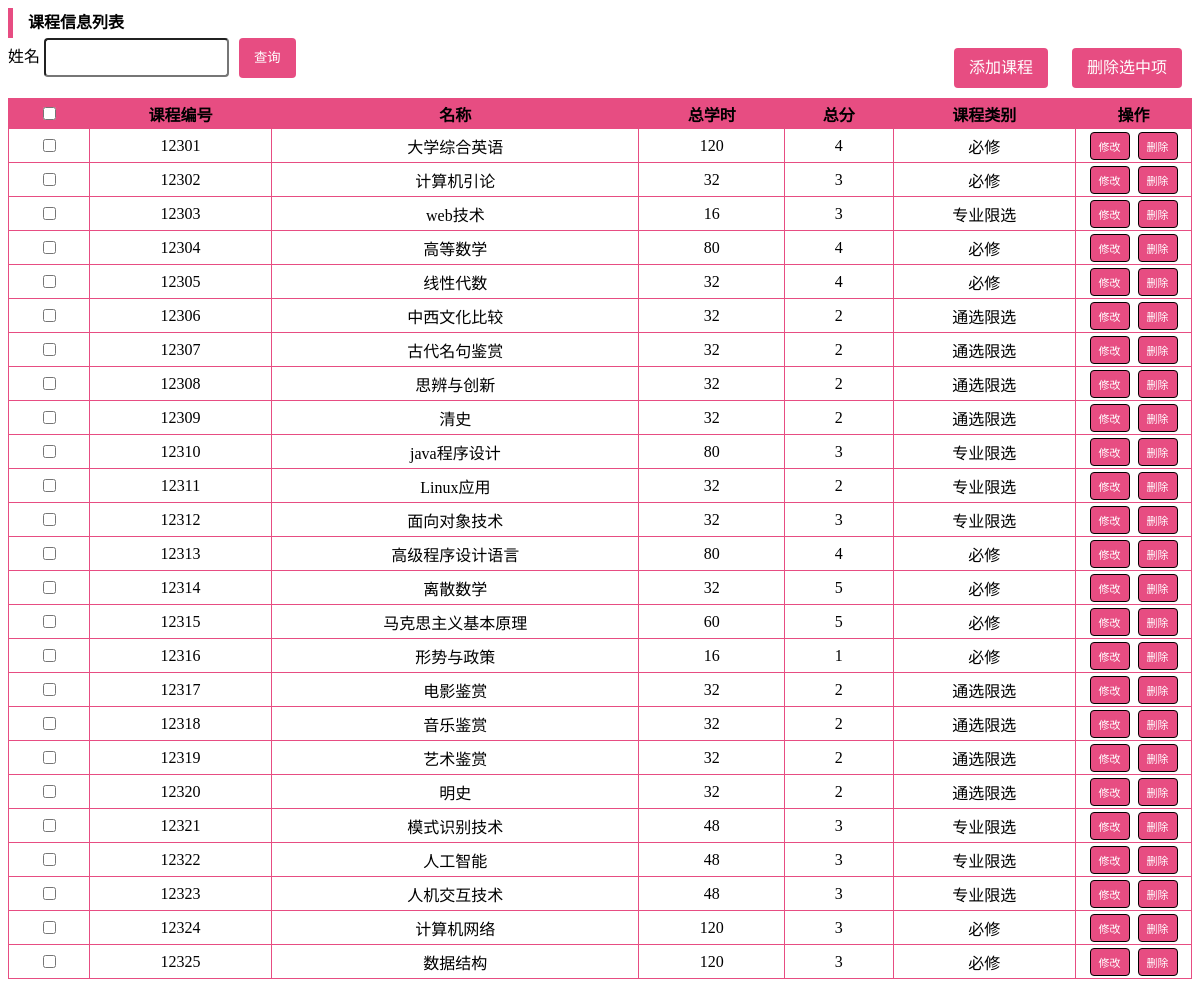
The app's page /kechenglist with its own data.
### tables this page shows
CREATE TABLE t_course_info(
course_num char(5) primary key,
course_name nvarchar(20),
total_hours int,
credit int,
course_type nvarchar(4) check(course_type in ('必修','专业限选','通选限选'))
);

### web.py (the view)
@app.route('/kechenglist', methods=['POST', 'GET'])
def kechenglist():
    r = request.args.get('result', '')
    result,_ = GetSql2("select * from t_course_info")
    print(result)
    return render_template("man_kecheng_cap.html", results=result, result=r)

### sql/sqlite3.py (called while the page is built)
def OpenDatabase():
    database = "./sql/database.db"
    conn = sqlite3.connect(database)
    return conn

def GetSql(conn, sql):
    cur = conn.cursor()
    cur.execute(sql)
    fields = []
    for field in cur.description:
        fields.append(field[0])
    result = cur.fetchall()
    cur.close()
    return result, fields

def CloseDb(conn):
    conn.close()

def GetSql2(sql):
    conn = OpenDatabase()
    result, fields = GetSql(conn, sql)
    CloseDb(conn)
    return result, fields

### templates/man_kecheng_cap.html (shortened to what this page needs)
<!DOCTYPE html>
<html lang="en">
<head>
    <link rel="stylesheet" type="text/css" href="static/css/manager.css">
</head>
<body class="mybody">
    <div class="mydiv">
        <div style="font-family:'Times New Roman';line-height: 30px;overflow-y: hidden;clear: both;">
            <div style="font-family:'Times New Roman';float: left;width: 5px;height: 30px;background: RGBA(231, 77, 130, 1);"></div>
            <span style="font-family:'Times New Roman';float: left;margin-left: 15px;font-weight: bold;">课程信息列表</span>
        </div>
        <div class="head">
            <div style="font-family:'Times New Roman';float:left;">
                <form class="form-inline" action="{{url_for('selectCourse')}}" method="post">
                    <div class="form-group">
                        <label for="kehao">姓名</label>
                        <input type="text" name="姓名">
                    </div>
                    <button type="submit" class="button_cha rtbtn">查询</button>
                </form>
            </div>
            <div style="font-family:'Times New Roman';float:right;">
                <a class="button rtbtn" href="{{url_for('add_kecheng')}}">添加课程</a>
                <a class="button rtbtn" href="javascript:void(0);" id="delselected">删除选中项</a>
            </div>
        </div>
        <form id="form" action="{{url_for('deleteCource')}}" method="post">
            <table border="1" class="table">
                <tr class="tr">
                    <th class="myth"><input type="checkbox" id="firstcb"></th>
                    <th class="myth">课程编号</th>
                    <th class="myth">名称</th>
                    <th class="myth">总学时</th>
                    <th class="myth">总分</th>
                    <th class="myth">课程类别</th>
                    <th style="font-family:'Times New Roman';width: 101px">操作</th>
                </tr>
                {% for r in results %}
                <tr>
                    <td class="mytd"><input type="checkbox" name="couid" value="{{r[0]}}+{{r[1]}}+{{r[2]}}"></td>
                    <td class="mytd">{{r[0]}}</td>
                    <td class="mytd">{{r[1]}}</td>
                    <td class="mytd">{{r[2]}}</td>
                    <td class="mytd">{{r[3]}}</td>
                    <td class="mytd">{{r[4]}}</td>
                    <td class="mytd"><a href="{{url_for('updateCourcePage')}}?kehao={{r[0]}}&kexuhao={{r[1]}}&tea={{r[2]}}" class="buttons rtbtn2">修改</a>&nbsp;
                        <a class="buttons rtbtn2" href="{{url_for('deleteCource')}}?kehao={{r[0]}}&kexuhao={{r[1]}}&tea={{r[2]}}">删除</a></td>
                    </tr>
                    {% endfor %}
                </table>
            </form>
        </div>
</body>
</html>

### static/css/manager.css (style rules this page uses)
.head { width:100%; clear:both; }
.table { width:100%; border-collapse:collapse; clear:both; }
.table td, .table th { border:1px solid RGBA(231, 77, 130, 1); padding:3px 7px 2px 7px; text-align: center; }
.table th { background-color: RGBA(231, 77, 130, 1); }
.button { background-color: #2379bc; border:none; color:white; text-align:center; text-decoration: none; display:inline-block; border-radius: 4px; padding:8px 10px; margin:10px; }
.buttons { text-decoration: none; border-radius: 4px; text-align: center; border: 1px solid black; display:inline-block; padding:5px 8px; }
.form-group { float:left; margin-right: 10px; }
.form-group input { line-height: 2.5; border-radius: 4px; }
.button_cha { background-color: #2379bc; border:none; color:white; text-align:center; text-decoration: none; display:inline-block; border-radius: 4px; padding:8px 10px; }
.rtbtn { background: RGBA(231, 77, 130, 1)!important; padding: 0px 15px!important; height: 40px;line-height: 40px; }
.rtbtn2 { background: RGBA(231, 77, 130, 1)!important; color: white; font-size: 11px }

### records on screen
t_course_info: course_num "12301", course_name "大学综合英语", total_hours "120", credit "4", course_type "必修"
t_course_info: course_num "12302", course_name "计算机引论", total_hours "32", credit "3", course_type "必修"
t_course_info: course_num "12303", course_name "web技术", total_hours "16", credit "3", course_type "专业限选"
t_course_info: course_num "12304", course_name "高等数学", total_hours "80", credit "4", course_type "必修"
t_course_info: course_num "12305", course_name "线性代数", total_hours "32", credit "4", course_type "必修"
t_course_info: course_num "12306", course_name "中西文化比较", total_hours "32", credit "2", course_type "通选限选"
t_course_info: course_num "12307", course_name "古代名句鉴赏", total_hours "32", credit "2", course_type "通选限选"
t_course_info: course_num "12308", course_name "思辨与创新", total_hours "32", credit "2", course_type "通选限选"
t_course_info: course_num "12309", course_name "清史", total_hours "32", credit "2", course_type "通选限选"
t_course_info: course_num "12310", course_name "java程序设计", total_hours "80", credit "3", course_type "专业限选"
t_course_info: course_num "12311", course_name "Linux应用", total_hours "32", credit "2", course_type "专业限选"
t_course_info: course_num "12312", course_name "面向对象技术", total_hours "32", credit "3", course_type "专业限选"
t_course_info: course_num "12313", course_name "高级程序设计语言", total_hours "80", credit "4", course_type "必修"
t_course_info: course_num "12314", course_name "离散数学", total_hours "32", credit "5", course_type "必修"
t_course_info: course_num "12315", course_name "马克思主义基本原理", total_hours "60", credit "5", course_type "必修"
t_course_info: course_num "12316", course_name "形势与政策", total_hours "16", credit "1", course_type "必修"
t_course_info: course_num "12317", course_name "电影鉴赏", total_hours "32", credit "2", course_type "通选限选"
t_course_info: course_num "12318", course_name "音乐鉴赏", total_hours "32", credit "2", course_type "通选限选"
t_course_info: course_num "12319", course_name "艺术鉴赏", total_hours "32", credit "2", course_type "通选限选"
t_course_info: course_num "12320", course_name "明史", total_hours "32", credit "2", course_type "通选限选"
t_course_info: course_num "12321", course_name "模式识别技术", total_hours "48", credit "3", course_type "专业限选"
t_course_info: course_num "12322", course_name "人工智能", total_hours "48", credit "3", course_type "专业限选"
t_course_info: course_num "12323", course_name "人机交互技术", total_hours "48", credit "3", course_type "专业限选"
t_course_info: course_num "12324", course_name "计算机网络", total_hours "120", credit "3", course_type "必修"
t_course_info: course_num "12325", course_name "数据结构", total_hours "120", credit "3", course_type "必修"
